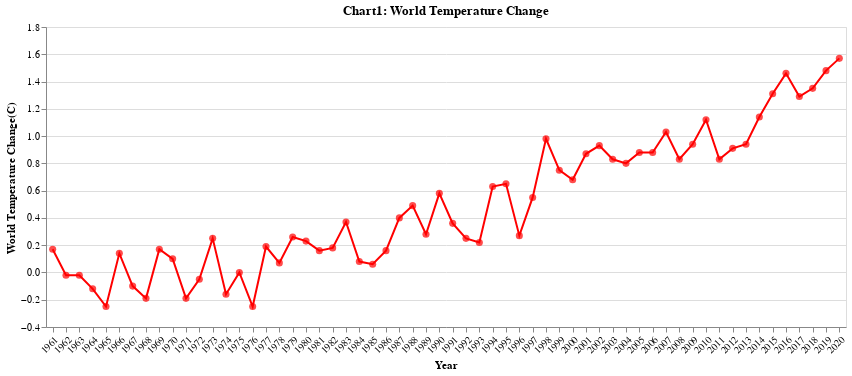

The notebook cell this image was saved under:
### Code cell
# Plot Chart1:World Temperature Change,
# because it will be key line within whole project, 
# Use Altair tool's interactive function to present it;
# We present it in red color;
# You can try clicking the point to see the value of temperature change.
line=alt.Chart(world_temp_change).mark_line(color='Red').encode(
    x='Year:N',
    y='World Temperature Change:Q'
).properties(
   height=300, width=800)

point=alt.Chart(world_temp_change).mark_circle(color='Red',size=50).encode(
    x='Year:N',
    y=alt.Y('World Temperature Change:Q',title="World Temperature Change(C)",scale=alt.Scale(domain=[-0.3,1.8])),
    tooltip='World Temperature Change').properties(
   height=300, width=800).interactive()

(point+line).configure_axisX(labelAngle=-45).properties(
    title="Chart1: World Temperature Change")

### Figure 1 — Vega-Lite specification as saved in the notebook (floating-point values rounded to 4 significant figures)
{"config": {"view": {"continuousWidth": 400, "continuousHeight": 300}, "axisX": {"labelAngle": -45}}, "layer": [{"mark": {"type": "circle", "color": "Red", "size": 50}, "encoding": {"tooltip": {"field": "World Temperature Change", "type": "quantitative"}, "x": {"field": "Year", "type": "nominal"}, "y": {"field": "World Temperature Change", "scale": {"domain": [-0.3, 1.8]}, "title": "World Temperature Change(C)", "type": "quantitative"}}, "height": 300, "selection": {"selector001": {"type": "interval", "bind": "scales", "encodings": ["x", "y"]}}, "width": 800}, {"mark": {"type": "line", "color": "Red"}, "encoding": {"x": {"field": "Year", "type": "nominal"}, "y": {"field": "World Temperature Change", "type": "quantitative"}}, "height": 300, "width": 800}], "data": {"name": "data-2a7ccc5c77c8618e59b2237490ce3a49"}, "title": "Chart1: World Temperature Change", "$schema": "https://vega.github.io/schema/vega-lite/v4.17.0.json", "datasets": {"data-2a7ccc5c77c8618e59b2237490ce3a49": [{"Year": 1961, "World Temperature Change": 0.17}, {"Year": 1962, "World Temperature Change": -0.02}, {"Year": 1963, "World Temperature Change": -0.02}, {"Year": 1964, "World Temperature Change": -0.12}, {"Year": 1965, "World Temperature Change": -0.25}, {"Year": 1966, "World Temperature Change": 0.14}, {"Year": 1967, "World Temperature Change": -0.1}, {"Year": 1968, "World Temperature Change": -0.19}, {"Year": 1969, "World Temperature Change": 0.17}, {"Year": 1970, "World Temperature Change": 0.1}, {"Year": 1971, "World Temperature Change": -0.19}, {"Year": 1972, "World Temperature Change": -0.05}, {"Year": 1973, "World Temperature Change": 0.25}, {"Year": 1974, "World Temperature Change": -0.16}, {"Year": 1975, "World Temperature Change": -0.0}, {"Year": 1976, "World Temperature Change": -0.25}, {"Year": 1977, "World Temperature Change": 0.19}, {"Year": 1978, "World Temperature Change": 0.07}, {"Year": 1979, "World Temperature Change": 0.26}, {"Year": 1980, "World Temperature Change": 0.23}, {"Year": 1981, "World Temperature Change": 0.16}, {"Year": 1982, "World Temperature Change": 0.18}, {"Year": 1983, "World Temperature Change": 0.37}, {"Year": 1984, "World Temperature Change": 0.08}, {"Year": 1985, "World Temperature Change": 0.06}, {"Year": 1986, "World Temperature Change": 0.16}, {"Year": 1987, "World Temperature Change": 0.4}, {"Year": 1988, "World Temperature Change": 0.49}, {"Year": 1989, "World Temperature Change": 0.28}, {"Year": 1990, "World Temperature Change": 0.58}, {"Year": 1991, "World Temperature Change": 0.36}, {"Year": 1992, "World Temperature Change": 0.25}, {"Year": 1993, "World Temperature Change": 0.22}, {"Year": 1994, "World Temperature Change": 0.63}, {"Year": 1995, "World Temperature Change": 0.65}, {"Year": 1996, "World Temperature Change": 0.27}, {"Year": 1997, "World Temperature Change": 0.55}, {"Year": 1998, "World Temperature Change": 0.98}, {"Year": 1999, "World Temperature Change": 0.75}, {"Year": 2000, "World Temperature Change": 0.68}, {"Year": 2001, "World Temperature Change": 0.87}, {"Year": 2002, "World Temperature Change": 0.93}, {"Year": 2003, "World Temperature Change": 0.83}, {"Year": 2004, "World Temperature Change": 0.8}, {"Year": 2005, "World Temperature Change": 0.88}, {"Year": 2006, "World Temperature Change": 0.88}, {"Year": 2007, "World Temperature Change": 1.03}, {"Year": 2008, "World Temperature Change": 0.83}, {"Year": 2009, "World Temperature Change": 0.94}, {"Year": 2010, "World Temperature Change": 1.12}, {"Year": 2011, "World Temperature Change": 0.83}, {"Year": 2012, "World Temperature Change": 0.91}, {"Year": 2013, "World Temperature Change": 0.94}, {"Year": 2014, "World Temperature Change": 1.14}, {"Year": 2015, "World Temperature Change": 1.31}, {"Year": 2016, "World Temperature Change": 1.46}, {"Year": 2017, "World Temperature Change": 1.29}, {"Year": 2018, "World Temperature Change": 1.35}, {"Year": 2019, "World Temperature Change": 1.48}, {"Year": 2020, "World Temperature Change": 1.57}]}}
